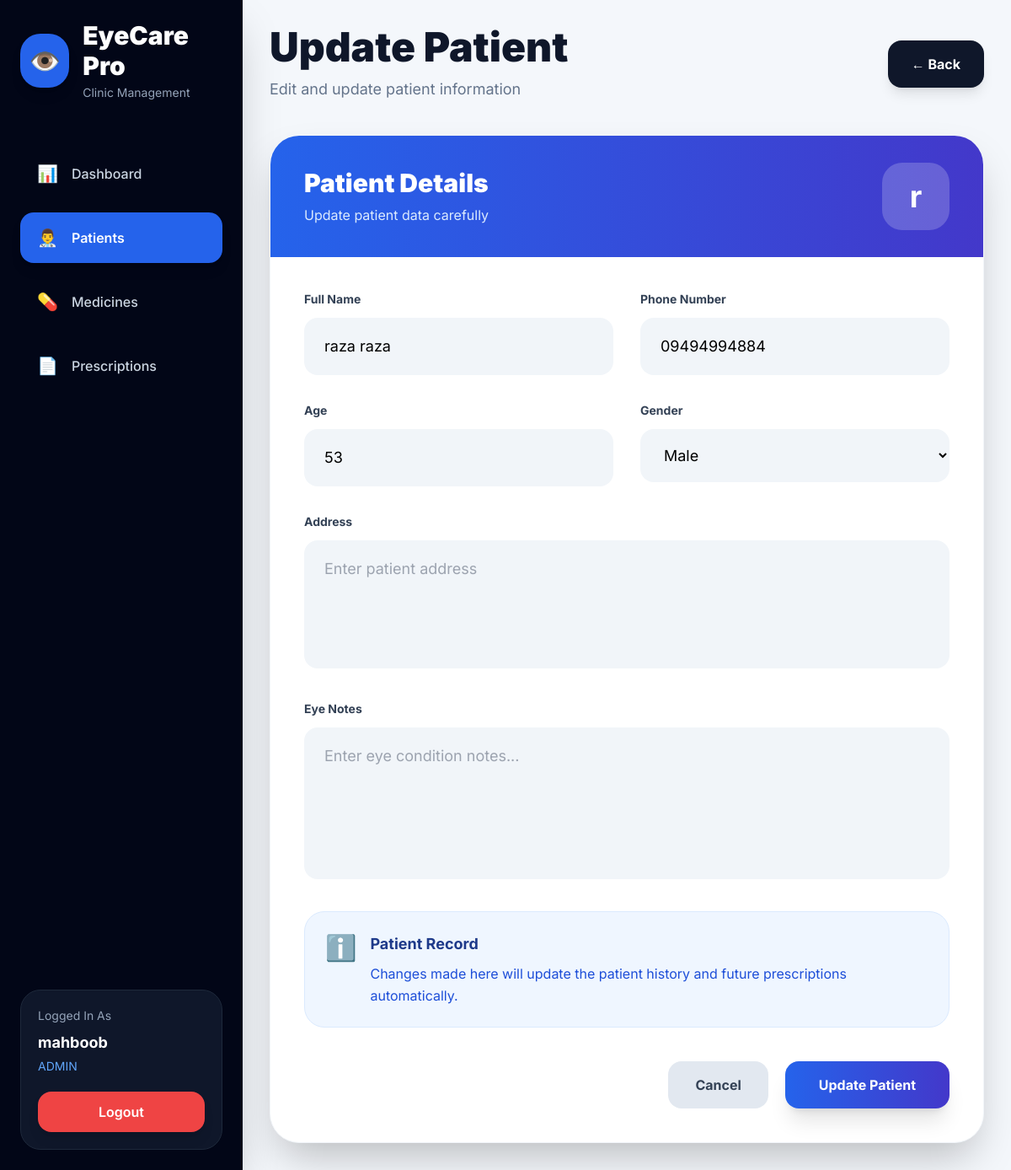
Screenshot of /patients/update/11/ (signed in) with the database file from the repository.
### Userclinic/models.py (models this page shows, shortened)
class Profile(models.Model):
    ROLE_CHOICES = (
        ('ADMIN', 'Admin'),
        ('CONSULTANT', 'Consultant'),
    )
    user = models.OneToOneField(
        User,
        on_delete=models.CASCADE
    )
    role = models.CharField(
        max_length=20,
        choices=ROLE_CHOICES,
        default='CONSULTANT'
    )
    phone = models.CharField(
        max_length=20,
        blank=True,
        null=True
    )
    created_at = models.DateTimeField(
        auto_now_add=True
    )
    updated_at = models.DateTimeField(
        auto_now=True
    )

### patients/models.py (models this page shows, shortened)
class Patient(models.Model):
    GENDER_CHOICES = (
        ('Male', 'Male'),
        ('Female', 'Female'),
    )
    name = models.CharField(
        max_length=200
    )
    phone = models.CharField(
        max_length=20,
        unique=True
    )
    age = models.PositiveIntegerField()
    gender = models.CharField(
        max_length=10,
        choices=GENDER_CHOICES
    )
    address = models.TextField(
        blank=True,
        null=True
    )
    eye_notes = models.TextField(
        blank=True,
        null=True
    )
    created_at = models.DateTimeField(
        auto_now_add=True
    )
    updated_at = models.DateTimeField(
        auto_now=True
    )

### Userclinic/decorators.py (the view)
    def wrapper(request, *args, **kwargs):
        if not request.user.is_authenticated:
            return redirect('login')
        try:
            role = request.user.profile.role
        except Exception:
            role = None
        if role != 'ADMIN':
            return redirect('login')
        return view_func(
            request,
            *args,
            **kwargs
        )

### patients/forms.py (shortened to what this page needs)
class PatientForm(forms.ModelForm):
    class Meta:
        model = Patient
        fields = '__all__'

### Userclinic/context_processors.py (called while the page is built)
def user_role(request):
    role = ''
    try:
        if request.user.is_authenticated:
            role = request.user.profile.role
    except Exception:
        role = ''
    return {
        'user_role': role,
        'is_admin': role == 'ADMIN',
        'is_consultant': role == 'CONSULTANT',
    }

### patients/views.py (called while the page is built)
@admin_required
def update_patient(request, pk):
    patient = get_object_or_404(
        Patient,
        id=pk
    )
    if request.method == 'POST':
        form = PatientForm(
            request.POST,
            instance=patient
        )
        if form.is_valid():
            form.save()
            return redirect('patient_detail', pk=pk)
    else:
        form = PatientForm(instance=patient)
    context = {
        'form': form
    }
    return render(
        request,
        'update_patient.html',
        context
    )

### templates/update_patient.html (shortened to what this page needs)
<!DOCTYPE html>
<html lang="en">
<head>
    <script src="https://cdn.tailwindcss.com"></script>
</head>
<body>
<div class="flex min-h-screen">
    <aside class="w-72 bg-slate-950 text-white flex flex-col justify-between p-6 shadow-2xl">
        <div>
            <div class="mb-14">
                <div class="flex items-center gap-4">
                    <div class="w-16 h-16 rounded-3xl bg-blue-600 flex items-center justify-center text-3xl shadow-lg">
                        👁️
                    </div>
                    <div>
                        <h1 class="text-3xl font-black">
                            EyeCare Pro
                        </h1>
                        <p class="text-slate-400 mt-1 text-sm">
                            Clinic Management
                        </p>
                    </div>
                </div>
            </div>
            <nav class="space-y-4">
                <a href="{% url 'dashboard' %}"
                   class="flex items-center gap-4 hover:bg-slate-900 px-5 py-4 rounded-2xl text-slate-300 font-medium smooth">
                    <span class="text-xl">📊</span>
                    Dashboard
                </a>
                <a href="{% url 'patient_list' %}"
                   class="flex items-center gap-4 bg-blue-600 px-5 py-4 rounded-2xl text-white font-semibold shadow-lg">
                    <span class="text-xl">👨‍⚕️</span>
                    Patients
                </a>
                <a href="{% url 'medicine_list' %}"
                   class="flex items-center gap-4 hover:bg-slate-900 px-5 py-4 rounded-2xl text-slate-300 font-medium smooth">
                    <span class="text-xl">💊</span>
                    Medicines
                </a>
                <a href="{% url 'create_prescription' %}"
                   class="flex items-center gap-4 hover:bg-slate-900 px-5 py-4 rounded-2xl text-slate-300 font-medium smooth">
                    <span class="text-xl">📄</span>
                    Prescriptions
                </a>
            </nav>
        </div>
        <div class="bg-slate-900 rounded-3xl p-5 border border-slate-800">
            <p class="text-slate-400 text-sm">
                Logged In As
            </p>
            <h3 class="font-bold text-lg mt-2">
                {{ request.user.username }}
            </h3>
            <p class="text-blue-400 text-sm mt-1">
                {{ user_role }}
            </p>
            <form method="POST"
                  action="{% url 'logout' %}"
                  class="mt-5">
                <button type="submit"
                        class="w-full bg-red-500 hover:bg-red-600 smooth text-white py-3 rounded-2xl font-semibold shadow-lg">
                    Logout
                </button>
            </form>
        </div>
    </aside>
    <main class="flex-1 p-8 overflow-y-auto">
        <div class="flex justify-between items-center mb-10">
            <div>
                <h1 class="text-5xl font-black text-slate-900">
                    Update Patient
                </h1>
                <p class="text-slate-500 mt-3 text-lg">
                    Edit and update patient information
                </p>
            </div>
            <a href="{% url 'patient_list' %}"
               class="bg-slate-900 hover:bg-black smooth text-white px-7 py-4 rounded-2xl font-bold shadow-lg">
                ← Back
            </a>
        </div>
        <div class="max-w-5xl bg-white rounded-[35px] shadow-2xl border border-slate-100 overflow-hidden">
            <div class="bg-gradient-to-r from-blue-600 to-indigo-700 px-10 py-8 text-white">
                <div class="flex items-center justify-between">
                    <div>
                        <h2 class="text-3xl font-black">
                            Patient Details
                        </h2>
                        <p class="text-blue-100 mt-2">
                            Update patient data carefully
                        </p>
                    </div>
                    <div class="w-20 h-20 rounded-3xl bg-white/20 flex items-center justify-center text-4xl font-bold">
                        {{ form.instance.name|slice:":1" }}
                    </div>
                </div>
            </div>
            <form method="POST"
                  class="p-10">
                <div class="grid grid-cols-1 md:grid-cols-2 gap-8">
                    <div>
                        <label class="block text-sm font-bold text-slate-700 mb-3">
                            Full Name
                        </label>
                        <input type="text"
                               name="name"
                               value="{{ form.instance.name }}"
                               placeholder="Enter patient name"
                               class="w-full bg-slate-100 border-0 rounded-2xl px-6 py-5 text-lg outline-none focus:ring-4 focus:ring-blue-200">
                    </div>
                    <div>
                        <label class="block text-sm font-bold text-slate-700 mb-3">
                            Phone Number
                        </label>
                        <input type="text"
                               name="phone"
                               value="{{ form.instance.phone }}"
                               placeholder="Enter phone number"
                               class="w-full bg-slate-100 border-0 rounded-2xl px-6 py-5 text-lg outline-none focus:ring-4 focus:ring-blue-200">
                    </div>
                    <div>
                        <label class="block text-sm font-bold text-slate-700 mb-3">
                            Age
                        </label>
                        <input type="number"
                               name="age"
                               value="{{ form.instance.age }}"
                               placeholder="Enter age"
                               class="w-full bg-slate-100 border-0 rounded-2xl px-6 py-5 text-lg outline-none focus:ring-4 focus:ring-blue-200">
                    </div>
                    <div>
                        <label class="block text-sm font-bold text-slate-700 mb-3">
                            Gender
                        </label>
                        <select name="gender"
                                class="w-full bg-slate-100 border-0 rounded-2xl px-6 py-5 text-lg outline-none focus:ring-4 focus:ring-blue-200">
                            <option value="Male"
                            {% if form.instance.gender == 'Male' %}
                            selected
                            {% endif %}>
                                Male
                            </option>
                        </select>
                    </div>
                </div>
                <div class="mt-8">
                    <label class="block text-sm font-bold text-slate-700 mb-3">
                        Address
                    </label>
                    <textarea name="address"
                              rows="4"
                              placeholder="Enter patient address"
                              class="w-full bg-slate-100 border-0 rounded-2xl px-6 py-5 text-lg outline-none focus:ring-4 focus:ring-blue-200 resize-none">{{ form.instance.address }}</textarea>
                </div>
                <div class="mt-8">
                    <label class="block text-sm font-bold text-slate-700 mb-3">
                        Eye Notes
                    </label>
                    <textarea name="eye_notes"
                              rows="5"
                              placeholder="Enter eye condition notes..."
                              class="w-full bg-slate-100 border-0 rounded-2xl px-6 py-5 text-lg outline-none focus:ring-4 focus:ring-blue-200 resize-none">{{ form.instance.eye_notes }}</textarea>
                </div>
                <div class="mt-8 bg-blue-50 border border-blue-100 rounded-3xl p-6">
                    <div class="flex items-start gap-4">
                        <div class="text-3xl">
                            ℹ️
                        </div>
                        <div>
                            <h3 class="font-bold text-blue-900 text-lg">
                                Patient Record
                            </h3>
                            <p class="text-blue-700 mt-2 leading-relaxed">
                                Changes made here will update the patient history
                                and future prescriptions automatically.
                            </p>
                        </div>
                    </div>
                </div>
                <div class="flex items-center justify-end gap-5 mt-10">
                    <a href="{% url 'patient_detail' form.instance.id %}"
                       class="bg-slate-200 hover:bg-slate-300 smooth text-slate-700 px-8 py-4 rounded-2xl font-bold">
                        Cancel
                    </a>
                    <button type="submit"
                            class="bg-gradient-to-r from-blue-600 to-indigo-700 hover:scale-[1.02] hover:shadow-2xl smooth text-white px-10 py-4 rounded-2xl font-bold shadow-xl">
                        Update Patient
                    </button>
                </div>
            </form>
        </div>
    </main>
</div>
</body>
</html>

### templates/update_patient.html (style rules this page uses)
body { font-family: 'Inter', sans-serif; background: #f4f7fb; }
.smooth { transition: all 0.3s ease; }

### rows the page displays
Profile: role "ADMIN"
Patient: instance.name "r", name "raza raza", phone "09494994884", age "53", gender "Male"

### other values shown
{{ request.user.username }} "mahboob"
